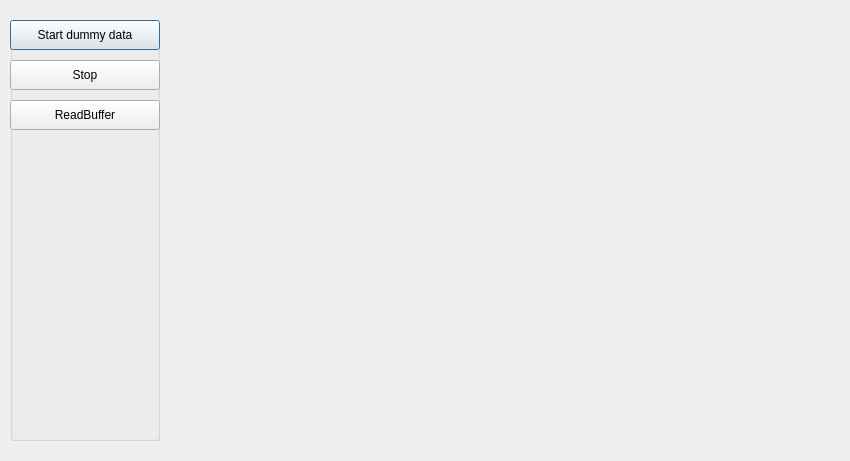
<?xml version="1.0" encoding="UTF-8"?>
<ui version="4.0">
 <class>RecordDialog</class>
 <widget class="QDialog" name="RecordDialog">
  <property name="geometry">
   <rect>
    <x>0</x>
    <y>0</y>
    <width>850</width>
    <height>461</height>
   </rect>
  </property>
  <property name="minimumSize">
   <size>
    <width>850</width>
    <height>0</height>
   </size>
  </property>
  <property name="windowTitle">
   <string>Dialog</string>
  </property>
  <widget class="QCustomPlot" name="widget" native="true">
   <property name="geometry">
    <rect>
     <x>160</x>
     <y>20</y>
     <width>681</width>
     <height>421</height>
    </rect>
   </property>
  </widget>
  <widget class="QGroupBox" name="gbButtons">
   <property name="geometry">
    <rect>
     <x>10</x>
     <y>20</y>
     <width>150</width>
     <height>421</height>
    </rect>
   </property>
   <property name="minimumSize">
    <size>
     <width>150</width>
     <height>0</height>
    </size>
   </property>
   <property name="title">
    <string/>
   </property>
   <widget class="QPushButton" name="btnDummyGraph">
    <property name="geometry">
     <rect>
      <x>0</x>
      <y>0</y>
      <width>150</width>
      <height>30</height>
     </rect>
    </property>
    <property name="minimumSize">
     <size>
      <width>150</width>
      <height>30</height>
     </size>
    </property>
    <property name="text">
     <string>Start dummy data</string>
    </property>
   </widget>
   <widget class="QPushButton" name="btnReadBuffer">
    <property name="geometry">
     <rect>
      <x>0</x>
      <y>80</y>
      <width>150</width>
      <height>30</height>
     </rect>
    </property>
    <property name="minimumSize">
     <size>
      <width>150</width>
      <height>30</height>
     </size>
    </property>
    <property name="text">
     <string>ReadBuffer</string>
    </property>
   </widget>
   <widget class="QPushButton" name="btnStop">
    <property name="geometry">
     <rect>
      <x>0</x>
      <y>40</y>
      <width>150</width>
      <height>30</height>
     </rect>
    </property>
    <property name="minimumSize">
     <size>
      <width>150</width>
      <height>30</height>
     </size>
    </property>
    <property name="text">
     <string>Stop</string>
    </property>
   </widget>
  </widget>
  <widget class="QLabel" name="lblTest">
   <property name="geometry">
    <rect>
     <x>10</x>
     <y>440</y>
     <width>531</width>
     <height>16</height>
    </rect>
   </property>
   <property name="text">
    <string/>
   </property>
  </widget>
 </widget>
 <customwidgets>
  <customwidget>
   <class>QCustomPlot</class>
   <extends>QWidget</extends>
   <header>qcustomplot.h</header>
   <container>1</container>
  </customwidget>
 </customwidgets>
 <resources/>
 <connections/>
</ui>
